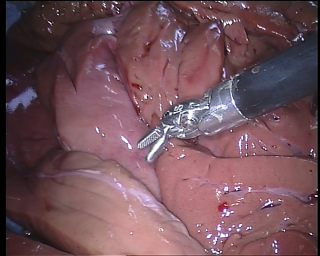
%> input picture frame_raw.png, 320 x 256 px
$ octave test_cloud.m   (GNU Octave 9; MATLAB toolbox functions it lacks are replaced by stand-ins)
%> lines starting %> are read from the running program, lines starting %| are printed output that depends on the picture
### fbm.m
function s = fbm(width, height)
% generate FBM noise
    s = zeros(height, width);
    w = width;
    h = height;
    i = 0;
    while w > 3 && h > 3
        i = i+1;
        d = interp2(rand(h,w), i-1, 'spline');
        s = s + i * d(1:height, 1:width);
        w = w - ceil(w/2-1);
        h = h - ceil(h/2-1);
    end
end

### get_clouds.m
function a = get_clouds(a)
    % scale a between 0 and 1
    a = a - min(a(:));
    a = a / max(a(:));

    % parameters
    density = 0.4; %0.5;
    sharpness = 0.1; %0.1;

    a = 1-exp((-(a-density)*sharpness));
    a(a<0) = 0;

    % scale between 0 to 255 and quantize

    a = a / max(a(:));
    a = round(a * 255);

end

### test_cloud.m
% test adding cloud on image
clear;
close all;
clc;

seq1_frame_range = [1, 370];
seq2_frame_range = [1, 375];
seq3_frame_range = [1, 375];
seq4_frame_range = [1, 375];
seq5_frame_range = [1, 1500];
seq6_frame_range = [1, 1500];

frame_dir = '/Users/xiaofeidu/mData/MICCAI_tool/Tracking_Robotic_Testing/';
seq_type = 'Dataset1/Raw/';

for idx = seq1_frame_range(1):seq1_frame_range(1)
    close all;
    idx
%     save_frame_dir = './';

    img = imread('./frame_raw.png');
%> img is the input picture: size 256x320x3 uint8; mean R, G, B 113.2, 80.8, 88.8
%     img = imread(strcat(frame_dir, seq_type, sprintf('img_%06d_raw.png', idx)));
    figure; imshow(img,[]);
    f_name = './original';
    ii = getframe(gcf); imwrite(ii.cdata, [f_name '.png']);

    height = size(img,1);
%> height = 256
    width = size(img,2);
%> width = 320

    fbm_noise = fbm(width, height);
%> after the loop in fbm, `while w > 3 && h > 3`:
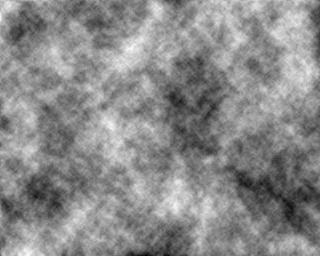
%> s: size 256x320 double; min 2.89, max 24.58, mean 14.7; drawn with min black and max white
    smoke_img = get_clouds(fbm_noise);
%> in get_clouds, `a(a<0) = 0;`:
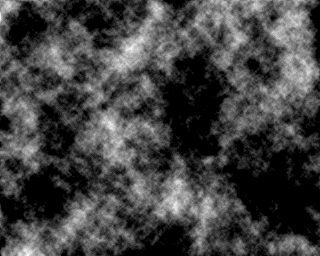
%> a: size 256x320 double; min 0, max 0.0582, mean 0.0154; drawn with min black and max white
    % figure; imshow(cloud_img,[]);

    smoke = cat(3, smoke_img,  smoke_img, smoke_img);
    smoke = uint8(smoke);
    figure; imshow(smoke,[]);
    f_name = './smoke';
    ii = getframe(gcf); imwrite(ii.cdata, [f_name '.png']);


    % rgb_cloud = ind2rgb(cloud_img, jet(255));
    % rgb_cloud = 255 * rgb_cloud;
    % figure; imshow(uint8(rgb_cloud),[]);

    fused = double(img) + 0.3 * double(smoke);
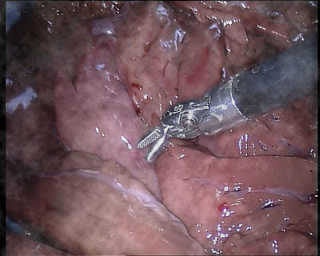
%> fused: size 256x320x3 double; mean R, G, B 133.4, 101, 109; drawn with min black and max white
    fused = uint8(fused);
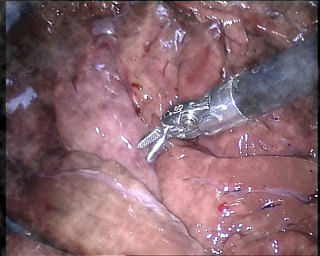
%> fused: size 256x320x3 uint8; mean R, G, B 133.4, 101, 109; mean of the top-left, top-right, bottom-left and bottom-right quarters 94.9, 109, 122.1, 131.8
    figure; imshow(uint8(fused), []);
    f_name = './fused';
    ii = getframe(gcf); imwrite(ii.cdata, [f_name '.png']);
end

$ run again, with fused.png copied over frame_raw.png
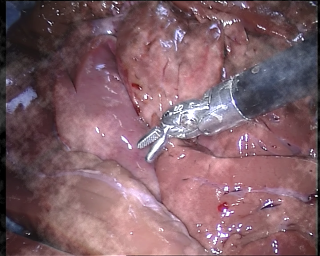
%> input picture fused.png, 320 x 256 px
%> img is the input picture: size 256x320x3 uint8; mean R, G, B 128.1, 95.8, 103.7
%> `fused = double(img) + 0.3 * double(smoke);`:
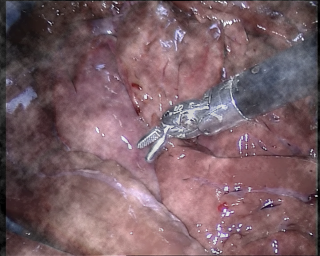
%> fused: size 256x320x3 double; mean R, G, B 148.3, 116, 123.9; drawn with min black and max white
%> `fused = uint8(fused);`:
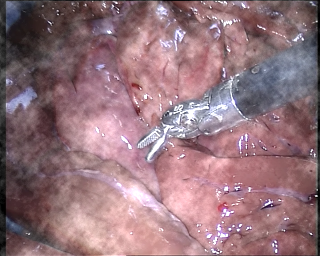
%> fused: size 256x320x3 uint8; mean R, G, B 148.2, 115.9, 123.8

$ run again, with smoke.png copied over frame_raw.png
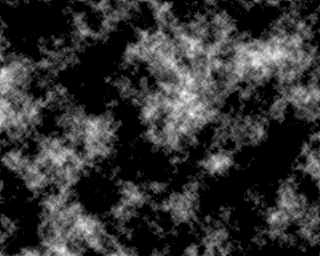
%> input picture smoke.png, 320 x 256 px
%> img is the input picture: size 256x320x3 uint8; min 0, max 255, mean 50
%> `fused = double(img) + 0.3 * double(smoke);`:
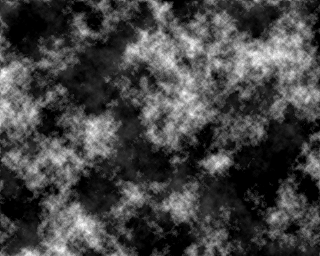
%> fused: size 256x320x3 double; min 0, max 262.8, mean 70.2; drawn with min black and max white
